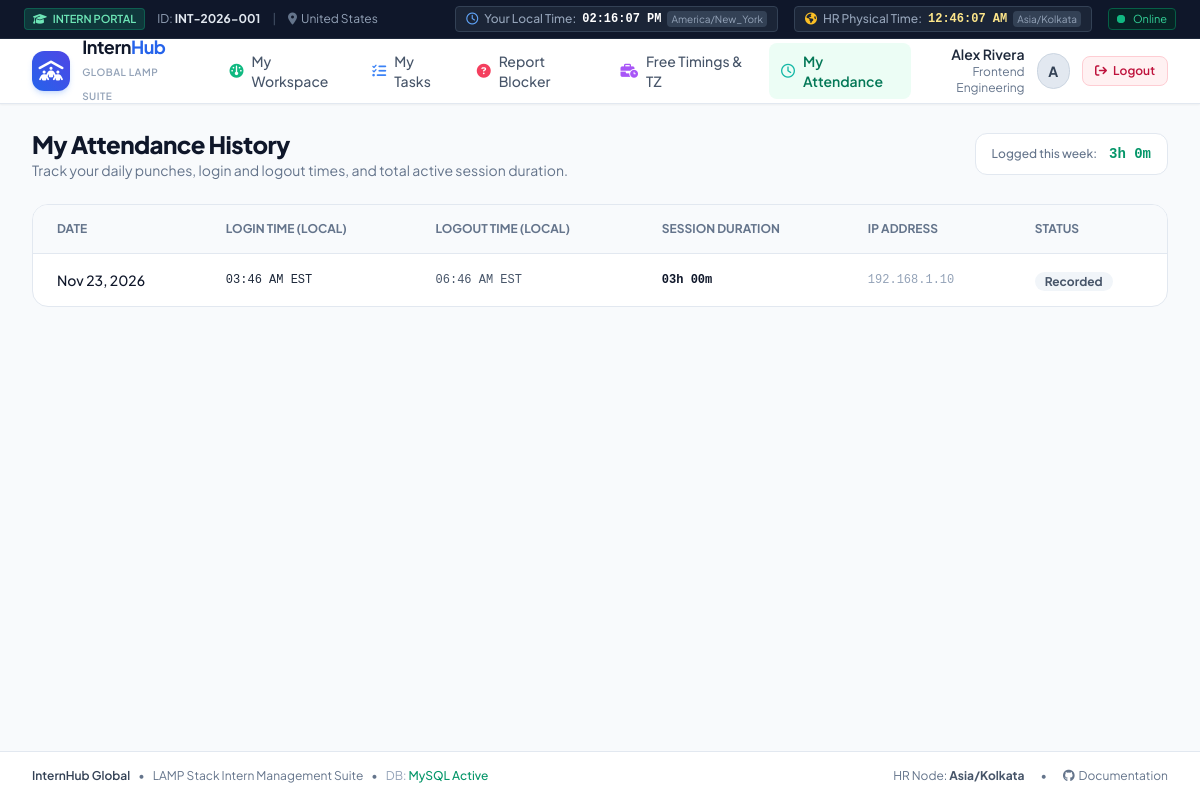
/intern/attendance.php (signed in), run on the app's committed database.
### tables this page shows
CREATE TABLE IF NOT EXISTS attendance_logs (
    id INT AUTO_INCREMENT PRIMARY KEY,
    user_id INT NOT NULL,
    login_time DATETIME NOT NULL,
    logout_time DATETIME NULL,
    session_minutes INT DEFAULT 0,
    ip_address VARCHAR(45) NULL,
    user_agent VARCHAR(255) NULL,
    status ENUM('active', 'completed', 'timeout') DEFAULT 'active',
    created_at DATETIME DEFAULT CURRENT_TIMESTAMP,
    FOREIGN KEY (user_id) REFERENCES users(id) ON DELETE CASCADE
);

### intern/attendance.php (the view, shortened to what this page needs)
<?php
$db = getDB();
$user = getCurrentUser();
$internTz = $user['timezone'] ?? 'UTC';
$stmt = $db->prepare("
    SELECT * FROM attendance_logs
    WHERE user_id = :uid
    ORDER BY login_time DESC
    LIMIT 50
");
$stmt->execute([':uid' => $user['id']]);
$logs = $stmt->fetchAll();
$stmtWeek = $db->prepare("
    SELECT SUM(session_minutes) as total_mins
    FROM attendance_logs
    WHERE user_id = :uid AND login_time >= DATE_SUB(NOW(), INTERVAL 7 DAY)
");
$stmtWeek->execute([':uid' => $user['id']]);
$weekMins = (int)$stmtWeek->fetchColumn();
$weekHours = floor($weekMins / 60);
$weekRemMins = $weekMins % 60;
require_once __DIR__ . '/../includes/header.php';
?>
<div class="space-y-6">
    <div class="flex flex-col sm:flex-row sm:items-center justify-between gap-4">
        <div>
            <h1 class="text-2xl font-extrabold text-slate-900 tracking-tight">My Attendance History</h1>
            <p class="text-sm text-slate-500">Track your daily punches, login and logout times, and total active session duration.</p>
        </div>
        <div class="bg-white px-4 py-2.5 rounded-xl border border-slate-200 shadow-xs flex items-center space-x-3 text-xs">
            <span class="text-slate-500 font-medium">Logged this week:</span>
            <span class="font-mono font-bold text-emerald-600 text-sm"><?= $weekHours ?>h <?= $weekRemMins ?>m</span>
        </div>
    </div>
    <div class="bg-white rounded-2xl border border-slate-200 shadow-xs overflow-hidden">
        <div class="overflow-x-auto">
            <table class="w-full text-left text-sm">
                <thead class="bg-slate-50 text-xs text-slate-500 uppercase font-semibold border-b border-slate-200">
                    <tr>
                        <th class="px-6 py-4">Date</th>
                        <th class="px-6 py-4">Login Time (Local)</th>
                        <th class="px-6 py-4">Logout Time (Local)</th>
                        <th class="px-6 py-4">Session Duration</th>
                        <th class="px-6 py-4">IP Address</th>
                        <th class="px-6 py-4">Status</th>
                    </tr>
                </thead>
                <tbody class="divide-y divide-slate-100">
                    <?php if (empty($logs)): ?>
                        <tr>
                            <td colspan="6" class="px-6 py-12 text-center text-slate-400">
                                <i class="fa-regular fa-clock text-4xl mb-3 text-slate-300"></i>
                                <p class="text-base font-semibold text-slate-700">No attendance history logged yet.</p>
                            </td>
                        </tr>
                    <?php else: ?>
                        <?php foreach ($logs as $log): ?>
                            <?php
                            $loginDt = new DateTime($log['login_time']);
                            try {
                                $loginDt->setTimezone(new DateTimeZone($internTz));
                                $loginFormatted = $loginDt->format('h:i A T');
                                $dateFormatted = $loginDt->format('M d, Y');
                            } catch (Exception $e) {
                                $loginFormatted = $log['login_time'];
                                $dateFormatted = date('M d, Y', strtotime($log['login_time']));
                            }
                            if (!empty($log['logout_time'])) {
                                $logoutDt = new DateTime($log['logout_time']);
                                try {
                                    $logoutDt->setTimezone(new DateTimeZone($internTz));
                                    $logoutFormatted = $logoutDt->format('h:i A T');
                                } catch (Exception $e) {
                                    $logoutFormatted = $log['logout_time'];
                                }
                            } else {
                                $logoutFormatted = '<span class="text-emerald-600 font-bold italic">Active Session</span>';
                            }
                            $durationHours = floor($log['session_minutes'] / 60);
                            $durationMins = $log['session_minutes'] % 60;
                            $durationText = ($log['status'] === 'active')
                                ? "<span class='text-emerald-600 font-bold'>Active Now</span>"
                                : sprintf('%02dh %02dm', $durationHours, $durationMins);
                            ?>
                            <tr class="hover:bg-slate-50/80 transition">
                                <td class="px-6 py-4 whitespace-nowrap font-medium text-slate-900">
                                    <?= $dateFormatted ?>
                                </td>
                                <td class="px-6 py-4 whitespace-nowrap font-mono text-xs text-slate-800">
                                    <?= $loginFormatted ?>
                                </td>
                                <td class="px-6 py-4 whitespace-nowrap font-mono text-xs text-slate-600">
                                    <?= $logoutFormatted ?>
                                </td>
                                <td class="px-6 py-4 whitespace-nowrap font-mono text-xs font-semibold text-slate-900">
                                    <?= $durationText ?>
                                </td>
                                <td class="px-6 py-4 whitespace-nowrap font-mono text-xs text-slate-400">
                                    <?= htmlspecialchars($log['ip_address'] ?? '127.0.0.1') ?>
                                </td>
                                <td class="px-6 py-4 whitespace-nowrap">
                                    <?php if ($log['status'] === 'active'): ?>
                                        <span class="px-2.5 py-0.5 rounded-full text-xs font-bold bg-emerald-100 text-emerald-800 flex items-center w-fit">
                                            <span class="w-1.5 h-1.5 rounded-full bg-emerald-500 mr-1.5 animate-pulse"></span>Online
                                        </span>
                                    <?php else: ?>
                                        <span class="px-2.5 py-0.5 rounded-full text-xs font-bold bg-slate-100 text-slate-600">
                                            Recorded
                                        </span>
                                    <?php endif; ?>
                                </td>
                            </tr>
                        <?php endforeach; ?>
                    <?php endif; ?>
                </tbody>
            </table>
        </div>
    </div>
</div>
<?php require_once __DIR__ . '/../includes/footer.php'; ?>

### includes/header.php (style rules this page uses)
body { font-family: 'Plus Jakarta Sans', sans-serif; }

### data on the page
attendance_logs: login_time "Nov 23, 2026", login_time "03:46 AM EST", logout_time "06:46 AM EST", session_minutes "03", session_minutes "00", ip_address "192.168.1.10", status "Recorded"

### other printed values
$userRole "INTERN"
$currentUser['intern_id'] "INT-2026-001"
$currentUser['country'] "United States"
$userTimezone "America/New_York"
$hrTimezone "Asia/Kolkata"
$currentUser['name'] "Alex Rivera"
$currentUser['department'] "Frontend Engineering"
substr($currentUser['name'], 0, 1) "A"
$weekHours "3"
$weekRemMins "0"
APP_NAME "InternHub Global"
DEFAULT_HR_TIMEZONE "Asia/Kolkata"
